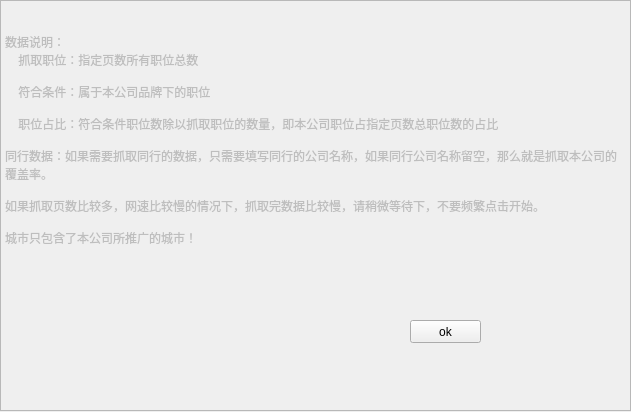
<?xml version="1.0" encoding="UTF-8"?>
<ui version="4.0">
 <class>Help</class>
 <widget class="QWidget" name="Help">
  <property name="geometry">
   <rect>
    <x>0</x>
    <y>0</y>
    <width>631</width>
    <height>412</height>
   </rect>
  </property>
  <property name="windowTitle">
   <string>帮助</string>
  </property>
  <widget class="QPlainTextEdit" name="plainTextEdit">
   <property name="enabled">
    <bool>false</bool>
   </property>
   <property name="geometry">
    <rect>
     <x>0</x>
     <y>0</y>
     <width>631</width>
     <height>411</height>
    </rect>
   </property>
   <property name="plainText">
    <string>

数据说明：
    抓取职位：指定页数所有职位总数

    符合条件：属于本公司品牌下的职位

    职位占比：符合条件职位数除以抓取职位的数量，即本公司职位占指定页数总职位数的占比

同行数据：如果需要抓取同行的数据，只需要填写同行的公司名称，如果同行公司名称留空，那么就是抓取本公司的覆盖率。

如果抓取页数比较多，网速比较慢的情况下，抓取完数据比较慢，请稍微等待下，不要频繁点击开始。

城市只包含了本公司所推广的城市！</string>
   </property>
  </widget>
  <widget class="QPushButton" name="pushButton">
   <property name="geometry">
    <rect>
     <x>410</x>
     <y>320</y>
     <width>71</width>
     <height>23</height>
    </rect>
   </property>
   <property name="text">
    <string>ok</string>
   </property>
  </widget>
 </widget>
 <resources/>
 <connections/>
</ui>
